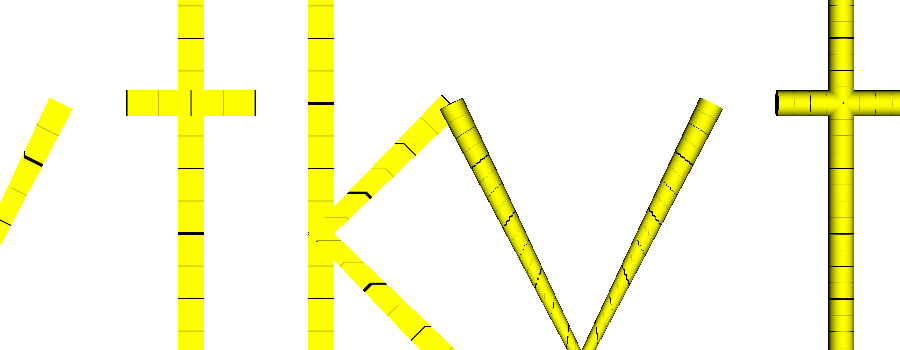

Write Python code to recreate this figure.
#!/usr/bin/env python

# Demonstrate vtkRibbonFilter and vtkTubeFilter by reading polyline data,
# applying ribbon and tube filters with texture coordinates, and rendering
# with a ruler texture side by side.

import os

# Factory overrides
import vtkmodules.vtkInteractionStyle  # noqa: F401
import vtkmodules.vtkRenderingFreeType  # noqa: F401
import vtkmodules.vtkRenderingOpenGL2  # noqa: F401

from vtkmodules.vtkFiltersCore import vtkTubeFilter
from vtkmodules.vtkFiltersModeling import vtkRibbonFilter
from vtkmodules.vtkIOImage import vtkPNGReader
from vtkmodules.vtkIOLegacy import vtkPolyDataReader
from vtkmodules.vtkRenderingCore import (
    vtkActor,
    vtkPolyDataMapper,
    vtkRenderWindow,
    vtkRenderWindowInteractor,
    vtkRenderer,
    vtkTexture,
)

data_dir = os.environ.get("VPE_DATA_DIR", os.path.dirname(os.path.abspath(__file__)))

# Read polyline data
reader = vtkPolyDataReader()
reader.SetFileName(os.path.join(data_dir, "vtk.vtk"))

# Read ruler texture
png_reader = vtkPNGReader()
png_reader.SetFileName(os.path.join(data_dir, "ruler.png"))

texture = vtkTexture()
texture.SetInputConnection(png_reader.GetOutputPort())
texture.InterpolateOn()

# Ribbon filter
ribbon = vtkRibbonFilter()
ribbon.SetInputConnection(reader.GetOutputPort())
ribbon.SetWidth(0.1)
ribbon.SetGenerateTCoordsToUseLength()
ribbon.SetTextureLength(1.0)
ribbon.UseDefaultNormalOn()
ribbon.SetDefaultNormal(0, 0, 1)

ribbon_mapper = vtkPolyDataMapper()
ribbon_mapper.SetInputConnection(ribbon.GetOutputPort())

ribbon_actor = vtkActor()
ribbon_actor.SetMapper(ribbon_mapper)
ribbon_actor.GetProperty().SetColor(1, 1, 0)
ribbon_actor.SetTexture(texture)

# Tube filter
tuber = vtkTubeFilter()
tuber.SetInputConnection(reader.GetOutputPort())
tuber.SetRadius(0.1)
tuber.SetNumberOfSides(12)
tuber.SetGenerateTCoordsToUseLength()
tuber.SetTextureLength(0.5)
tuber.CappingOn()

tube_mapper = vtkPolyDataMapper()
tube_mapper.SetInputConnection(tuber.GetOutputPort())

tube_actor = vtkActor()
tube_actor.SetMapper(tube_mapper)
tube_actor.GetProperty().SetColor(1, 1, 0)
tube_actor.SetTexture(texture)
tube_actor.AddPosition(5, 0, 0)

# Renderer
renderer = vtkRenderer()
renderer.AddActor(ribbon_actor)
renderer.AddActor(tube_actor)
renderer.SetBackground(1, 1, 1)

# Window
render_window = vtkRenderWindow()
render_window.AddRenderer(renderer)
render_window.SetSize(900, 350)
render_window.SetWindowName("ribbon and tube")

# Scene
renderer.ResetCamera()
renderer.GetActiveCamera().Zoom(4)

# Interactor
interactor = vtkRenderWindowInteractor()
interactor.SetRenderWindow(render_window)

interactor.Initialize()
interactor.Start()
